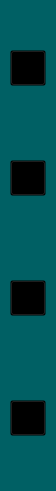
       <widget class="QGroupBox" name="groupBox_17">
        <property name="geometry">
         <rect>
          <x>10</x>
          <y>10</y>
          <width>56</width>
          <height>491</height>
         </rect>
        </property>
        <property name="styleSheet">
         <string notr="true">QGroupBox{
background-color: #006064;
border: none;
}
QPushButton{
	background:transparent;
}</string>
        </property>
        <property name="title">
         <string/>
        </property>
        <widget class="QPushButton" name="home_7">
         <property name="geometry">
          <rect>
           <x>10</x>
           <y>50</y>
           <width>36</width>
           <height>36</height>
          </rect>
         </property>
         <property name="styleSheet">
          <string notr="true">QPushButton{
  border-image: url(C:/Users/ailes/OneDrive/Escritorio/HRS/Recursos/house2.png);
    background-repeat: no-repeat;
    width: 36px;
    height: 36px;
}
QPushButton:hover {
  
    background-repeat: no-repeat;
  border-image: url(C:/Users/ailes/OneDrive/Escritorio/HRS/Recursos/house.png);
}</string>
         </property>
         <property name="text">
          <string/>
         </property>
        </widget>
        <widget class="QPushButton" name="salir_7">
         <property name="geometry">
          <rect>
           <x>10</x>
           <y>400</y>
           <width>36</width>
           <height>36</height>
          </rect>
         </property>
         <property name="styleSheet">
          <string notr="true">QPushButton{
  border-image: url(C:/Users/ailes/OneDrive/Escritorio/HRS/Recursos/outSesion2.png);
    background-repeat: no-repeat;
    width: 36px;
    height: 36px;
}
QPushButton:hover {
    border-image: url(C:/Users/ailes/OneDrive/Escritorio/HRS/Recursos/outSesion.png);
    background-repeat: no-repeat;
}</string>
         </property>
         <property name="text">
          <string/>
         </property>
        </widget>
        <widget class="QPushButton" name="reservaciones_7">
         <property name="geometry">
          <rect>
           <x>10</x>
           <y>280</y>
           <width>36</width>
           <height>36</height>
          </rect>
         </property>
         <property name="styleSheet">
          <string notr="true">QPushButton{
border-image: url(C:/Users/ailes/OneDrive/Escritorio/HRS/Recursos/reservation.png);
    background-repeat: no-repeat;
    width: 36px;
    height: 36px;
}
QPushButton:hover {
  border-image: url(C:/Users/ailes/OneDrive/Escritorio/HRS/Recursos/reservation2.png);
    background-repeat: no-repeat;
}</string>
         </property>
         <property name="text">
          <string/>
         </property>
        </widget>
        <widget class="QPushButton" name="perfil_7">
         <property name="geometry">
          <rect>
           <x>10</x>
           <y>160</y>
           <width>36</width>
           <height>36</height>
          </rect>
         </property>
         <property name="styleSheet">
          <string notr="true">QPushButton{
 border-image: url(C:/Users/ailes/OneDrive/Escritorio/HRS/Recursos/user.png);
    background-repeat: no-repeat;
    width: 36px;
    height: 36px;
}
QPushButton:hover {
 border-image: url(C:/Users/ailes/OneDrive/Escritorio/HRS/Recursos/user3.png);
    background-repeat: no-repeat;
}</string>
         </property>
         <property name="text">
          <string/>
         </property>
        </widget>
       </widget>
